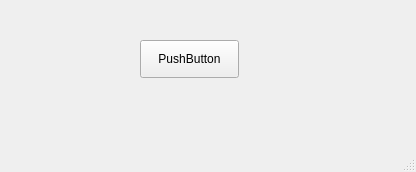
<?xml version="1.0" encoding="UTF-8"?>
<ui version="4.0">
 <class>MainWindow</class>
 <widget class="QMainWindow" name="MainWindow">
  <property name="geometry">
   <rect>
    <x>0</x>
    <y>0</y>
    <width>416</width>
    <height>172</height>
   </rect>
  </property>
  <property name="windowTitle">
   <string>MainWindow</string>
  </property>
  <widget class="QWidget" name="centralwidget">
   <widget class="QLabel" name="cal_img_label">
    <property name="enabled">
     <bool>true</bool>
    </property>
    <property name="geometry">
     <rect>
      <x>90</x>
      <y>70</y>
      <width>261</width>
      <height>131</height>
     </rect>
    </property>
    <property name="text">
     <string/>
    </property>
   </widget>
   <widget class="QPushButton" name="pushButton">
    <property name="geometry">
     <rect>
      <x>140</x>
      <y>40</y>
      <width>99</width>
      <height>38</height>
     </rect>
    </property>
    <property name="text">
     <string>PushButton</string>
    </property>
   </widget>
  </widget>
  <widget class="QMenuBar" name="menubar">
   <property name="geometry">
    <rect>
     <x>0</x>
     <y>0</y>
     <width>416</width>
     <height>34</height>
    </rect>
   </property>
  </widget>
  <widget class="QStatusBar" name="statusbar"/>
 </widget>
 <resources/>
 <connections/>
</ui>
